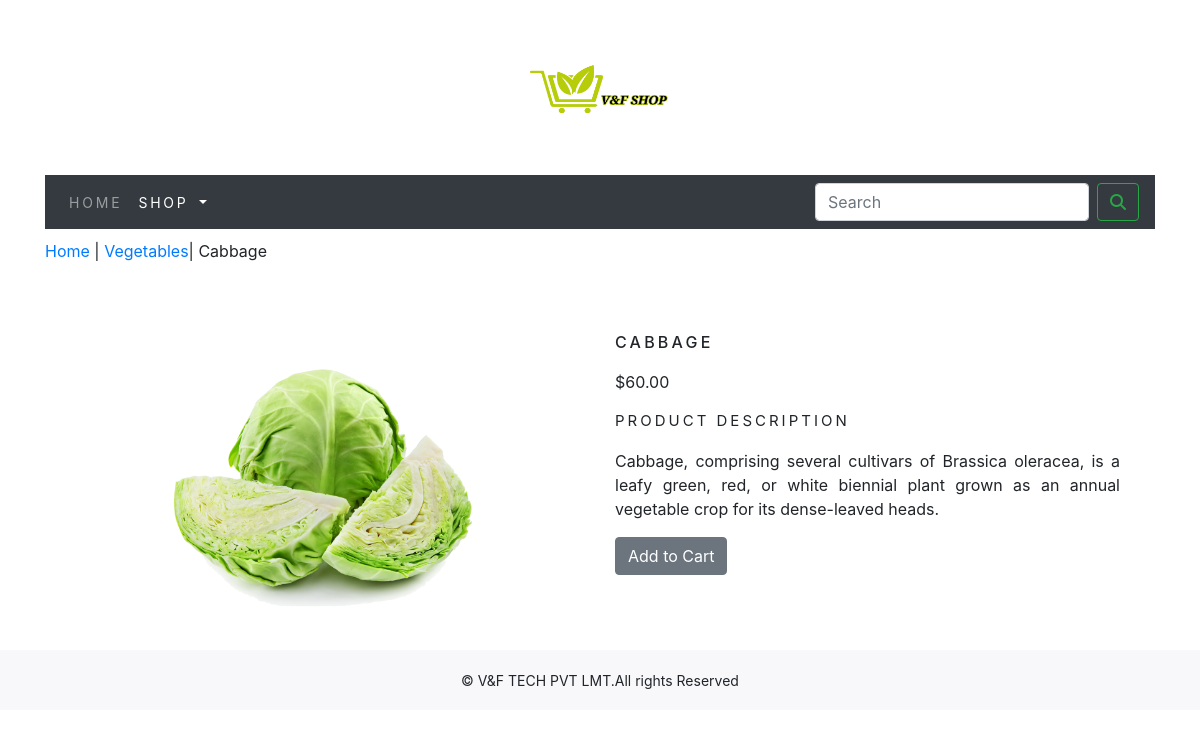
The app's page /shop/vegetables/cabbage/ with its own data.
### shop/models.py (models this page shows, shortened)
class Product(models.Model):
    name = models.CharField(max_length=250, unique=True)
    slug = models.SlugField(max_length=250, unique=True)
    description = models.TextField(blank=True)
    price = models.DecimalField(max_digits=10, decimal_places=2)
    category = models.ForeignKey(Category, on_delete=models.CASCADE)
    image = models.ImageField(upload_to='product', blank=True)
    stock = models.IntegerField()
    available = models.BooleanField(default=True)
    created = models.DateTimeField(auto_now_add=True)
    updated = models.DateTimeField(auto_now_add=True)
    class Meta:
        ordering = ('name',)
        verbose_name = 'product'
        verbose_name_plural = 'products'

class Category(models.Model):
    name = models.CharField(max_length=250, unique=True)
    slug = models.SlugField(max_length=250, unique=True)
    description = models.TextField(blank=True)
    image = models.ImageField(upload_to='category', blank=True)
    class Meta:
        ordering = ('name',)
        verbose_name = 'category'
        verbose_name_plural = 'categories'
    def get_url(self):
         return reverse('shop:products_by_category',args=[self.slug])
    def __str__(self):
        return '{}'.format(self.name)

### shop/views.py (the view)
# urls.py: path('<slug:c_slug>/<slug:product_slug>/',views.proDetail,name='prodCatdetail'),
def proDetail(request,c_slug,product_slug):
    try:
        product=Product.objects.get(category__slug=c_slug,slug=product_slug)
    except Exception as e:
          raise e
    return render(request,'product.html',{'product':product})

### cart/context_processors.py (called while the page is built)
def counter(request):
    item_count=0
    if 'admin' in request.path:
        return {}
    else:
        try:
            cart=Cart.objects.filter(cart_id=_cart_id(request))
            car_items=CartItem.objects.all().filter(cart=cart[:1])
            for cart_item in car_items:
                item_count += cart_item.quantity
        except Cart.DoesNotExist:
                 item_count = 0
    return dict(item_count=item_count)

### cart/views.py (called while the page is built)
def _cart_id(request):
    cart=request.session.session_key
    if not cart:
        cart=request.session.create()
    return cart

### shop/context_processors.py (called while the page is built)
def menu_links(request):
    links=Category.objects.all()
    return  dict(links=links)

### templates/product.html (shortened to what this page needs)
{% extends 'base.html' %}
{% load static %}
{% block content %}
<div class="row my_prod_row_class">
    <div class="mx_auto">
        <p><a href="{% url 'shop:allProdCat' %}">Home</a> | <a href="{{ product.category.get_url }}">{{product.category}}</a>| {{product.name}}</p>
    </div>
</div>
<div class="container">
 <br>
<div class="row">
    <div class="col-12  col-sm-12 col-md-12 col-lg-6 text-center">
        <div style="min-width:18rem">
            <img src="{{ product.image.url }}" alt="{{ product.name }}" width="332" height="332">
        </div>
    </div>
        <div class="col-12  col-sm-12 col-md-12 col-lg-6">
            <h1 class="my_prod_title">{{product.name}}</h1>
            <p>${{product.price}}</p>
            <p class="my_title">Product Description</p>
            <p class="text-justify my_prod_text">{{product.description}}</p>
            {% if product.stock <= 0 %}
            <p class="text-justify my_prod_text"><b>Out of Stock</b></p>
            {% else %}
            <a class="btn btn-secondary" href="{% url 'cart:add_cart' product.id %}">Add to Cart</a>
            {% endif %}
        </div>
</div>
</div>
{% endblock %}

### templates/base.html (shortened to what this page needs)
{% load static %}
<!DOCTYPE html>
<html lang="en">
<head>
        <link rel="stylesheet" href="{% static 'css/custom.css' %}">
        <link rel="stylesheet" href="{% static 'css/bootstrap.min.css' %}">
</head>
<body>
<div class="container">
    {% include 'header.html' %}
    {% include 'navbar.html' %}
    {%  block content %}
    {%  endblock %}
</div>
{% include 'footer.html' %}
</body>
</html>

### templates/header.html
{% load static %}
<header>
    <center>
        <a href="{% url 'shop:allProdCat' %}">  <img src="{% static 'img/logo.png' %}" alt="logimage" width="150" height="175" >
         </a>
    </center>
</header>

### templates/navbar.html (shortened to what this page needs)
<nav class="navbar navbar-expand-lg navbar-dark bg-dark">
  <div class="collapse navbar-collapse" id="navbarSupportedContent">
    <ul class="navbar-nav mr-auto">
      <li class="nav-item">
        <a class="nav-link" href="#">Home</a>
      </li>
      <div class="nav-item dropdown {% if 'shop' in request.path %} active {% endif %}">
        <a class="nav-link dropdown-toggle" href="#" id="navbarDropdown" role="button" data-toggle="dropdown" aria-haspopup="true" aria-expanded="false">
          shop
        </a>
      </div>
    </ul>
    <form class="d-flex" action="{% url 'search_app:SearchResult' %}" method="get">
      <input class="form-control mr-sm-2" type="search" placeholder="Search" name="q" aria-label="Search">
      <button class="btn btn-outline-success my-2 my-sm-0" type="submit"><i class="fa-solid fa-magnifying-glass"></i></button>
    </form>
  </div>
</nav>

### templates/footer.html
<div class="footer  navbar-fixed-bottom my-footer">
    <p class="text-center">&copy; V&F TECH PVT LMT.All rights Reserved</p>
</div>

### static/css/custom.css (style rules this page uses)
body { font-family: 'Roboto', sans-serif; }
.nav-item { color:white; letter-spacing:.2em; font-size:14px; text-transform:uppercase; }
.my-footer { background-color:#f8f8fa; height:60px; }
.my-footer p { padding-top:20px; font-size:14px; }
.my_title { font-size:15px; text-transform:uppercase; letter-spacing:.2em; }
.my_prod_row_class { padding-top:10px; padding-bottom:15px; padding-left:15px; }
.my_prod_title { font-size:16px; text-transform:uppercase; letter-spacing:.2em; padding-top:15px; padding-bottom:10px; }
.my_prod_text { padding-right:20px; }

### records on screen
Product: category "Vegetables", name "Cabbage", image (picture), name "CABBAGE", price "60.00", description "Cabbage, comprising several cultivars of Brassica oleracea, is a leafy green, red, or white biennial plant grown as an annual vegetable crop for its dense-leaved heads."
